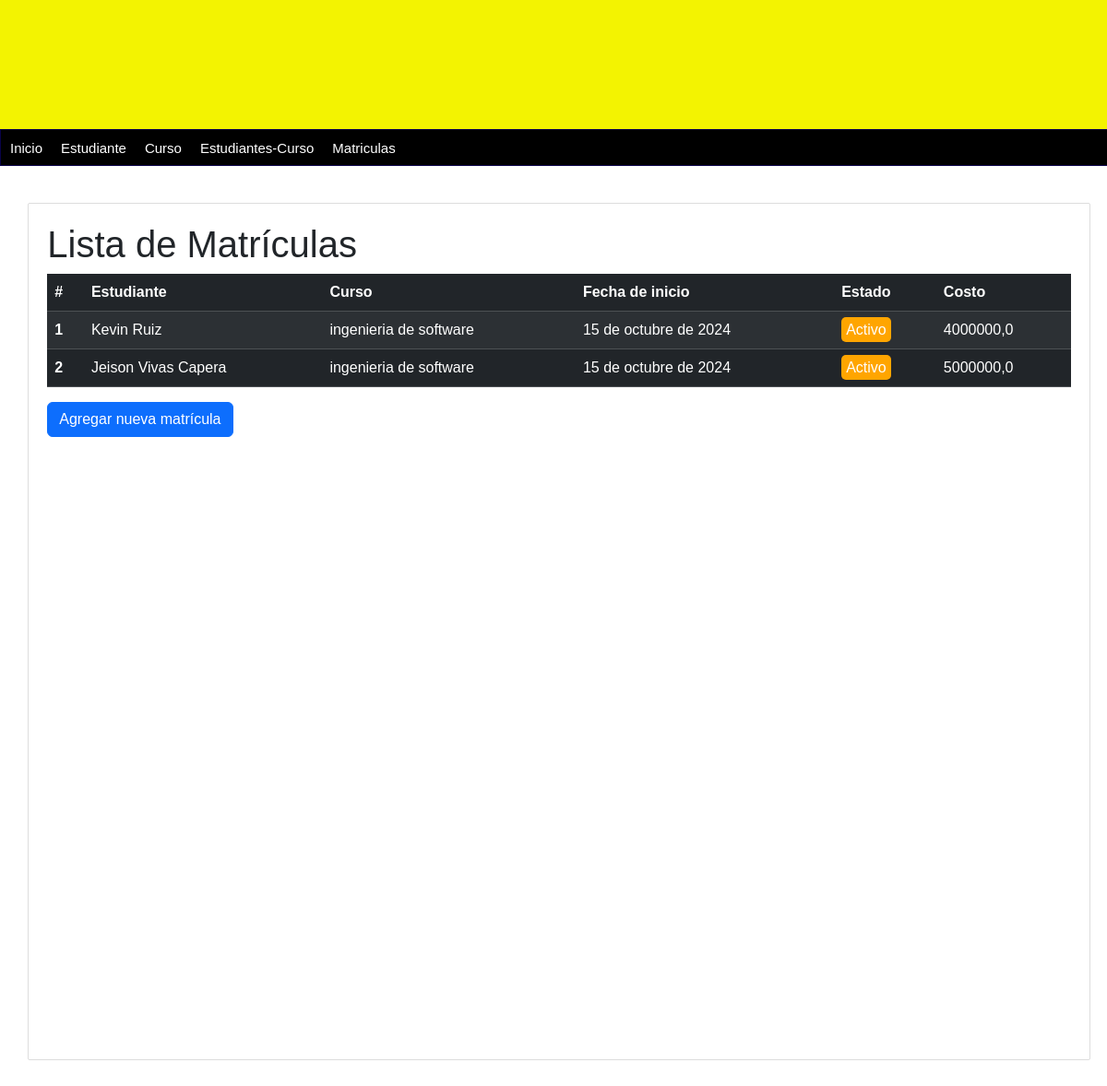
Page /matriculas/ on the committed database.
### matricula/models.py (models this page shows, shortened)
class Matricula(models.Model):
    estado = models.CharField(max_length=150)
    fecha_inicio = models.DateField()
    costo = models.DecimalField(max_digits=8, decimal_places=1)
    estudiante_curso = models.ForeignKey(EstudianteCurso, on_delete=models.SET_NULL, null=True)
    class Meta:
        db_table = 'Matriculas'  # Cambié a plural para seguir la convención

### estudiante_curso/models.py (models this page shows, shortened)
class EstudianteCurso(models.Model):
    estudiante = models.ForeignKey(Persona, on_delete=models.SET_NULL, null = True, related_name='cursos', limit_choices_to={'rol':'Estudiante'})
    curso = models.ForeignKey(curso, on_delete=models.SET_NULL, null= True)
    fechaInicio = models.DateField()
    fechaFinal = models.DateField()
    estado = models.CharField(max_length=100)
    notaFinal = models.DecimalField(max_digits=3, decimal_places=2)
    class Meta:
        db_table = 'Estudiantes_Cursos'

### persona/models.py (models this page shows, shortened)
class Persona(models.Model):
    nombre = models.CharField(max_length=100)
    apellidos = models.CharField(max_length=100)
    dni = models.CharField(max_length=10)
    telefono = models.CharField(max_length=10)
    email = models.EmailField()
    fecha_nacimiento = models.DateField()
    rol = models.CharField(max_length=20)
    created_at = models.DateTimeField(auto_now_add=True)
    class Meta:
        db_table = 'persona'

### matricula/views.py (the view)
# urls.py: path('matriculas/', lista_matriculas, name='lista-matriculas'),
def lista_matriculas(request):
    matriculas = Matricula.objects.all()
    return render(request, 'lista_matricula.html', {
        'title': 'Lista de Matrículas',
        'matriculas': matriculas,
    })

### matricula/templates/lista_matricula.html
{% extends "index.html" %}
{% block content %}
    <h1>{{ title }}</h1>
    <table class="table table-dark table-striped">
        <thead>
            <tr>
                <th scope="col">#</th>
                <th scope="col">Estudiante</th>
                <th scope="col">Curso</th>
                <th scope="col">Fecha de inicio</th>
                <th scope="col">Estado</th>
                <th scope="col">Costo</th>
            </tr>
        </thead>
        <tbody>
            {% for matricula in matriculas %}
            <tr>
                <th scope="row">{{ forloop.counter }}</th>
                <td>{{ matricula.estudiante_curso.estudiante.nombre }} {{ matricula.estudiante_curso.estudiante.apellidos }}</td>
                <td>{{ matricula.estudiante_curso.curso.nombre }}</td>
                <td>{{ matricula.fecha_inicio }}</td>
                <td>
                    <span class="
                        {% if matricula.estado == 'Activo' %} estado-activo
                        {% elif matricula.estado == 'Suspendido' %} estado-suspendido
                        {% elif matricula.estado == 'Finalizado' %} estado-finalizado
                        {% endif %}
                    ">
                        {{ matricula.estado }}
                    </span>
                </td>
                <td>{{ matricula.costo }}</td>
            </tr>
            {% endfor %}
        </tbody>
    </table>
    <a href="{% url 'formulario_matricula' %}" class="btn btn-primary">Agregar nueva matrícula</a>
{% endblock %}

### mainApp/static/css/styles.css (style rules this page uses)
* { margin: 0px; padding: 0px; font-family: Arial, Helvetica, sans-serif; text-decoration: none; }
body { background-color: #f2f2f2; }
.estado-activo { background-color: orange; color: white; padding: 5px; border-radius: 5px; }

### rows in the picture
Matricula: estudiante_curso.estudiante.nombre "Kevin", estudiante_curso.estudiante.apellidos "Ruiz", estudiante_curso.curso.nombre "ingenieria de software", fecha_inicio "15 de octubre de 2024", estado "Activo", costo "4000000,0"
Matricula: estudiante_curso.estudiante.nombre "Jeison", estudiante_curso.estudiante.apellidos "Vivas Capera", estudiante_curso.curso.nombre "ingenieria de software", fecha_inicio "15 de octubre de 2024", estado "Activo", costo "5000000,0"

### other values in the picture
{{ title }} "Lista de Matrículas"
